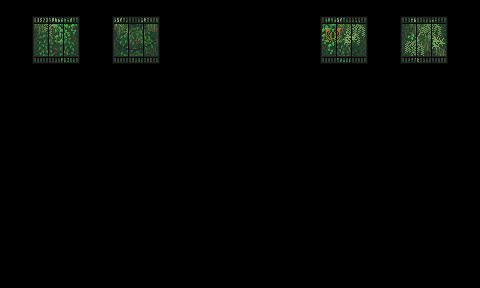

Tiled map render using the project's own tile images. Description and the map definition, with tile-layer contents summarised, below:
An orthogonal 30x18 tile map with 16x16 px tiles, 1 tile layer (Buildings), 3 tilesets.

<map version="1.8" tiledversion="1.8.5" orientation="orthogonal" renderorder="right-down" width="30" height="18" tilewidth="16" tileheight="16" infinite="0" nextlayerid="7" nextobjectid="375">
 <properties>
  <property name="LocationContext" value="Island" />
  <property name="SeasonOverride" value="summer" />
  <property name="ViewportFollowPlayer" type="bool" value="true" />
 </properties>
 <tileset firstgid="1" name="indoor" tilewidth="16" tileheight="16" tilecount="2176" columns="32">
  <image source="townInterior.png" width="512" height="1088" />
 </tileset>
 <tileset firstgid="2177" name="windows_sunny" tilewidth="16" tileheight="16" tilecount="144" columns="12">
  <image source="windows_sunny.png" width="192" height="192" />
 </tileset>
 <tileset firstgid="2321" name="windows_butterflies" tilewidth="16" tileheight="16" tilecount="144" columns="12">
  <image source="windows_butterflies.png" width="192" height="192" />
  <tile id="72">
   <animation>
    <frame tileid="72" duration="400" />
    <frame tileid="72" duration="400" />
    <frame tileid="75" duration="400" />
    <frame tileid="78" duration="400" />
    <frame tileid="81" duration="400" />
    <frame tileid="78" duration="400" />
    <frame tileid="75" duration="400" />
   </animation>
  </tile>
  <tile id="73">
   <animation>
    <frame tileid="73" duration="400" />
    <frame tileid="73" duration="400" />
    <frame tileid="76" duration="400" />
    <frame tileid="79" duration="400" />
    <frame tileid="82" duration="400" />
    <frame tileid="79" duration="400" />
    <frame tileid="76" duration="400" />
   </animation>
  </tile>
  <tile id="84">
   <animation>
    <frame tileid="84" duration="400" />
    <frame tileid="84" duration="400" />
    <frame tileid="87" duration="400" />
    <frame tileid="90" duration="400" />
    <frame tileid="93" duration="400" />
    <frame tileid="90" duration="400" />
    <frame tileid="87" duration="400" />
   </animation>
  </tile>
  <tile id="85">
   <animation>
    <frame tileid="85" duration="400" />
    <frame tileid="85" duration="400" />
    <frame tileid="88" duration="400" />
    <frame tileid="91" duration="400" />
    <frame tileid="94" duration="400" />
    <frame tileid="91" duration="400" />
    <frame tileid="88" duration="400" />
   </animation>
  </tile>
 </tileset>
 <layer id="3" name="Buildings" width="30" height="18">
  <data>[540 cells, 36 non-empty, 36 distinct tile ids]</data>
 </layer>
</map>
